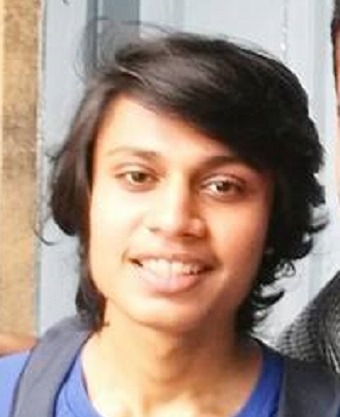
#> input picture 9_Machine_learning/3_OpenCV/dataset/observations-master/experiements/data/without_mask/131.jpg, 340 x 417 px, given in place of observations-master, which was not available
$ python training_model.py
#> lines starting #> are read from the running program, lines starting #| are printed output that depends on the picture
import cv2
import os
import numpy as np    #numpy for matrix calculations
from PIL import Image

def assure_path_exists(path):           #same as in face_dataset.py
    dir = os.path.dirname(path)
    if not os.path.exists(dir):
        os.makedirs(dir)

recognizer = cv2.face.LBPHFaceRecognizer_create()       # Create Local Binary Patterns Histograms for face recognization

detector = cv2.CascadeClassifier("C:/Users/SYED/Desktop/Python/15. Lock-Unlock-FaceCam/haarcascade_frontalface_default.xml")

def getImagesAndLabels(path):       #method to get the images and label data

    imagePaths = [os.path.join(path,f) for f in os.listdir(path)]      # Get all file path

    faceSamples=[]         # create empty face sample list

    ids = []               # create empty id list

    for imagePath in imagePaths:     # Loop for all the file path

        PIL_img = Image.open(imagePath).convert('L')    # Get the image and convert it to grayscale
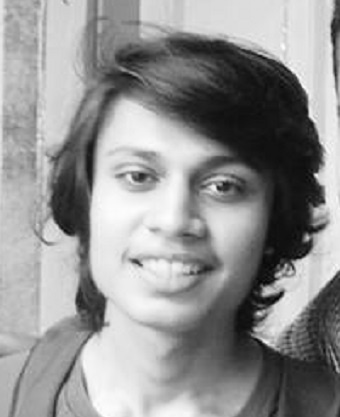
#> PIL_img: PIL image 340x417 L; min 4, max 255, mean 146.3

        img_numpy = np.array(PIL_img,'uint8')       # PIL image to numpy array

#> (the run stopped early here; a loop or call above may not have finished)

$ run again, on 9_Machine_learning/3_OpenCV/dataset/observations-master/experiements/dest_folder/test/without_mask/122.jpg
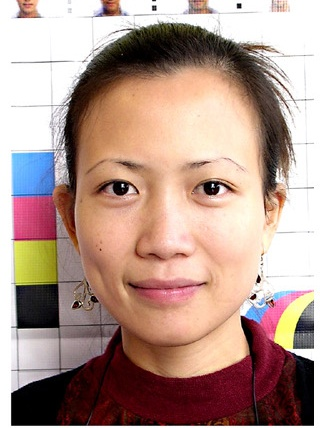
#> input picture 9_Machine_learning/3_OpenCV/dataset/observations-master/experiements/dest_folder/test/without_mask/122.jpg, 320 x 428 px, given in place of observations-master, which was not available
#> in getImagesAndLabels, `PIL_img = Image.open(imagePath).convert('L')`:
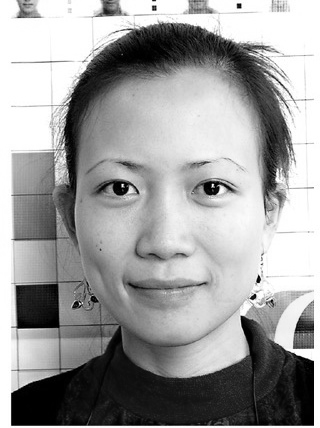
#> PIL_img: PIL image 320x428 L; min 0, max 255, mean 157.9

$ run again, on 9_Machine_learning/3_OpenCV/dataset/observations-master/experiements/dest_folder/test/without_mask/231.jpg
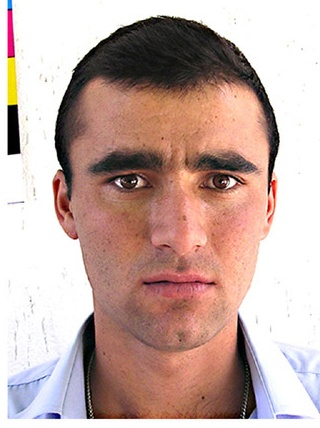
#> input picture 9_Machine_learning/3_OpenCV/dataset/observations-master/experiements/dest_folder/test/without_mask/231.jpg, 320 x 428 px, given in place of observations-master, which was not available
#> in getImagesAndLabels, `PIL_img = Image.open(imagePath).convert('L')`:
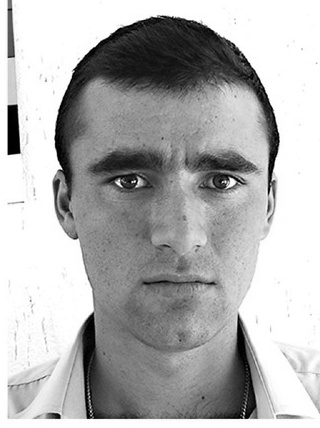
#> PIL_img: PIL image 320x428 L; min 0, max 255, mean 177.3

$ run again, on 9_Machine_learning/3_OpenCV/dataset/observations-master/experiements/dest_folder/train/without_mask/100.jpg
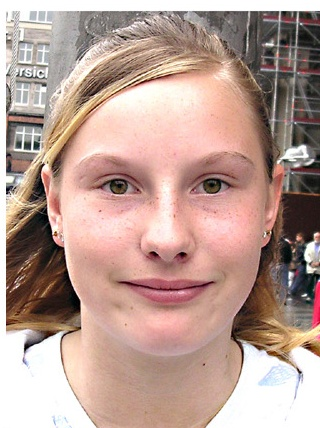
#> input picture 9_Machine_learning/3_OpenCV/dataset/observations-master/experiements/dest_folder/train/without_mask/100.jpg, 320 x 428 px, given in place of observations-master, which was not available
#> in getImagesAndLabels, `PIL_img = Image.open(imagePath).convert('L')`:
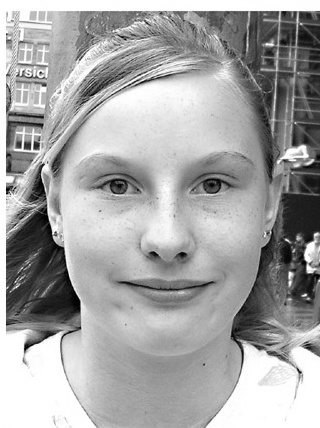
#> PIL_img: PIL image 320x428 L; min 0, max 255, mean 164.6
